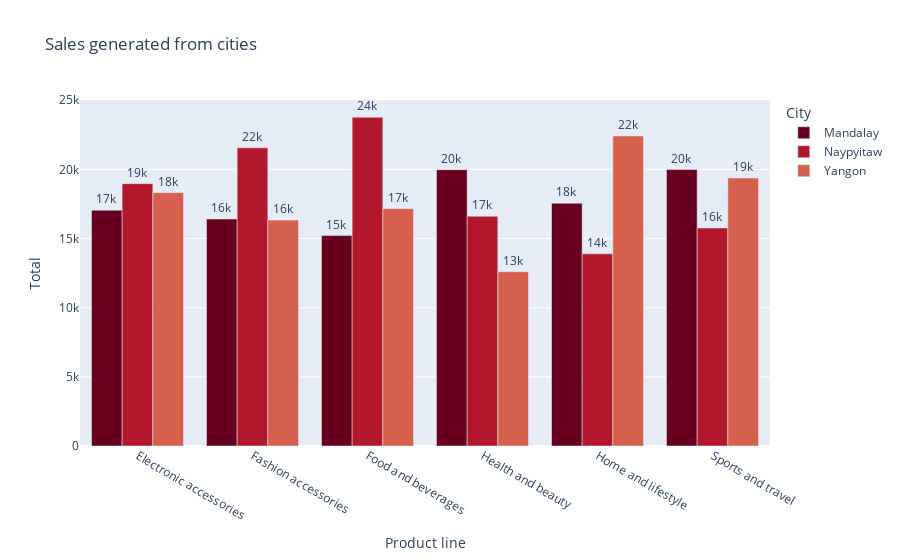

Notebook cell for this chart:
### Markdown cell above
### Sales generated from cities

### Code cell
fig = px.bar(df_product_city , x='Product line', y='Total', color = 'City' , barmode='group',
             title='Sales generated from cities', text = 'Total',
             color_discrete_sequence=px.colors.sequential.RdBu)
fig.update_traces(texttemplate='%{text:.2s}', textposition='outside')
fig.show()

### Figure 1 — Plotly figure (JSON) as saved in the notebook; plotly's stock layout.template omitted (floating-point values rounded to 4 significant figures)
{"data": [{"alignmentgroup": "True", "hovertemplate": "City=Mandalay<br>Product line=%{x}<br>Total=%{text}<extra></extra>", "legendgroup": "Mandalay", "marker": {"color": "rgb(103,0,31)"}, "name": "Mandalay", "offsetgroup": "Mandalay", "orientation": "v", "showlegend": true, "text": [17050.0, 16410.0, 15210.0, 19980.0, 17550.0, 19990.0], "textposition": "outside", "texttemplate": "%{text:.2s}", "type": "bar", "x": ["Electronic accessories", "Fashion accessories", "Food and beverages", "Health and beauty", "Home and lifestyle", "Sports and travel"], "xaxis": "x", "y": [17050.0, 16410.0, 15210.0, 19980.0, 17550.0, 19990.0], "yaxis": "y"}, {"alignmentgroup": "True", "hovertemplate": "City=Naypyitaw<br>Product line=%{x}<br>Total=%{text}<extra></extra>", "legendgroup": "Naypyitaw", "marker": {"color": "rgb(178,24,43)"}, "name": "Naypyitaw", "offsetgroup": "Naypyitaw", "orientation": "v", "showlegend": true, "text": [18970.0, 21560.0, 23770.0, 16620.0, 13900.0, 15760.0], "textposition": "outside", "texttemplate": "%{text:.2s}", "type": "bar", "x": ["Electronic accessories", "Fashion accessories", "Food and beverages", "Health and beauty", "Home and lifestyle", "Sports and travel"], "xaxis": "x", "y": [18970.0, 21560.0, 23770.0, 16620.0, 13900.0, 15760.0], "yaxis": "y"}, {"alignmentgroup": "True", "hovertemplate": "City=Yangon<br>Product line=%{x}<br>Total=%{text}<extra></extra>", "legendgroup": "Yangon", "marker": {"color": "rgb(214,96,77)"}, "name": "Yangon", "offsetgroup": "Yangon", "orientation": "v", "showlegend": true, "text": [18320.0, 16330.0, 17160.0, 12600.0, 22420.0, 19370.0], "textposition": "outside", "texttemplate": "%{text:.2s}", "type": "bar", "x": ["Electronic accessories", "Fashion accessories", "Food and beverages", "Health and beauty", "Home and lifestyle", "Sports and travel"], "xaxis": "x", "y": [18320.0, 16330.0, 17160.0, 12600.0, 22420.0, 19370.0], "yaxis": "y"}], "layout": {"barmode": "group", "legend": {"title": {"text": "City"}, "tracegroupgap": 0}, "title": {"text": "Sales generated from cities"}, "xaxis": {"anchor": "y", "domain": [0, 1], "title": {"text": "Product line"}}, "yaxis": {"anchor": "x", "domain": [0, 1], "title": {"text": "Total"}}}}
